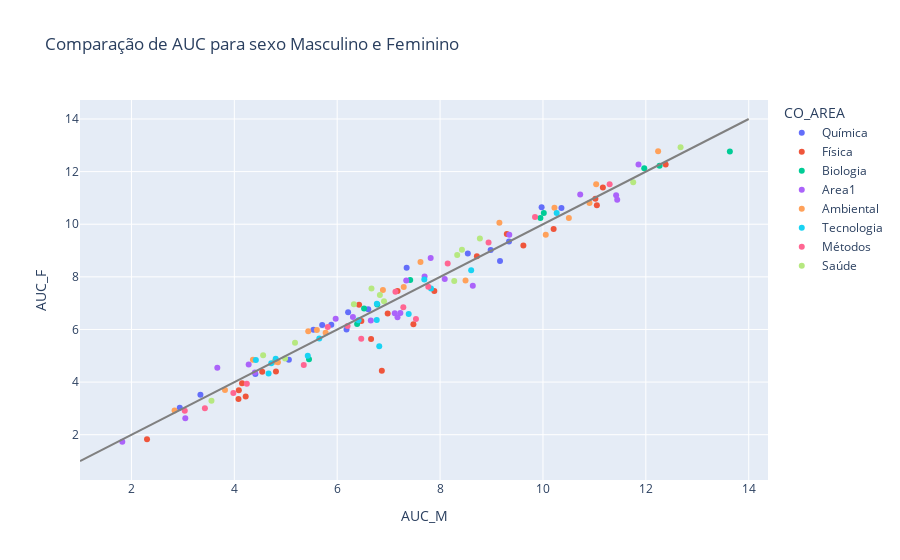

This figure's notebook cell:
### Code cell
fig = px.scatter(all_questions_CN, x="AUC_M", y="AUC_F", color="CO_AREA",
                 hover_data=['CO_ITEM','CO_HABILIDADE','Ano'],
                 title="Comparação de AUC para sexo Masculino e Feminino")

fig.add_trace(
    go.Scatter(
        x=[1, 14],
        y=[1, 14],
        mode="lines",
        line=go.scatter.Line(color="gray"),
        showlegend=False)
)

fig.show()

### Figure 1 — Plotly figure (JSON) as saved in the notebook; plotly's stock layout.template omitted (floating-point values rounded to 4 significant figures)
{"data": [{"customdata": [["82364", 27, "2019"], ["117988", 27, "2019"], ["78504", 24, "2019"], ["89298", 26, "2019"], ["117868", 25, "2019"], ["85548", 24, "2019"], ["111394", 26, "2018"], ["59858", 25, "2018"], ["111414", 27, "2018"], ["40203", 24, "2018"], ["46621", 24, "2018"], ["56286", 27, "2017"], ["60582", 25, "2017"], ["11590", 24, "2017"], ["30022", 25, "2017"], ["88873", 26, "2017"], ["17983", 24, "2017"]], "hovertemplate": "CO_AREA=Química<br>AUC_M=%{x}<br>AUC_F=%{y}<br>CO_ITEM=%{customdata[0]}<br>CO_HABILIDADE=%{customdata[1]}<br>Ano=%{customdata[2]}<extra></extra>", "legendgroup": "Química", "marker": {"color": "#636efa", "symbol": "circle"}, "mode": "markers", "name": "Química", "orientation": "v", "showlegend": true, "type": "scatter", "x": [8.539, 9.165, 6.181, 9.974, 10.36, 9.34, 5.708, 5.885, 7.35, 4.41, 8.983, 2.94, 3.341, 5.538, 6.604, 5.061, 6.212], "xaxis": "x", "y": [8.892, 8.606, 5.997, 10.64, 10.62, 9.345, 6.167, 6.181, 8.346, 4.306, 9.023, 3.027, 3.52, 5.993, 6.765, 4.85, 6.653], "yaxis": "y"}, {"customdata": [["117836", 23, "2019"], ["89150", 22, "2019"], ["82236", 22, "2019"], ["7629", 20, "2019"], ["97169", 20, "2019"], ["49600", 23, "2019"], ["96556", 21, "2019"], ["89515", 21, "2019"], ["87205", 23, "2018"], ["39342", 21, "2018"], ["11526", 21, "2018"], ["86222", 23, "2018"], ["76034", 22, "2018"], ["27417", 22, "2018"], ["17449", 20, "2018"], ["83440", 20, "2018"], ["81968", 22, "2017"], ["76032", 23, "2017"], ["81971", 22, "2017"], ["18349", 20, "2017"], ["82421", 21, "2017"], ["43880", 20, "2017"], ["48655", 21, "2017"]], "hovertemplate": "CO_AREA=Física<br>AUC_M=%{x}<br>AUC_F=%{y}<br>CO_ITEM=%{customdata[0]}<br>CO_HABILIDADE=%{customdata[1]}<br>Ano=%{customdata[2]}<extra></extra>", "legendgroup": "Física", "marker": {"color": "#EF553B", "symbol": "circle"}, "mode": "markers", "name": "Física", "orientation": "v", "showlegend": true, "type": "scatter", "x": [6.868, 12.39, 7.174, 7.482, 4.088, 4.809, 7.888, 8.716, 6.659, 9.297, 11.02, 11.16, 4.221, 6.426, 6.981, 4.081, 11.05, 9.619, 10.21, 6.47, 4.542, 2.303, 4.15], "xaxis": "x", "y": [4.432, 12.27, 7.459, 6.201, 3.688, 4.403, 7.466, 8.782, 5.636, 9.629, 10.97, 11.4, 3.454, 6.936, 6.607, 3.361, 10.72, 9.195, 9.822, 6.321, 4.389, 1.829, 3.951], "yaxis": "y"}, {"customdata": [["29776", 30, "2019"], ["31718", 28, "2019"], ["7529", 29, "2019"], ["12591", 28, "2018"], ["87724", 28, "2018"], ["82909", 29, "2018"], ["111720", 30, "2018"], ["42006", 30, "2017"], ["42557", 28, "2017"], ["48663", 29, "2017"]], "hovertemplate": "CO_AREA=Biologia<br>AUC_M=%{x}<br>AUC_F=%{y}<br>CO_ITEM=%{customdata[0]}<br>CO_HABILIDADE=%{customdata[1]}<br>Ano=%{customdata[2]}<extra></extra>", "legendgroup": "Biologia", "marker": {"color": "#00cc96", "symbol": "circle"}, "mode": "markers", "name": "Biologia", "orientation": "v", "showlegend": true, "type": "scatter", "x": [13.63, 11.97, 12.27, 6.387, 6.779, 9.951, 7.419, 10.02, 5.452, 6.522], "xaxis": "x", "y": [12.77, 12.12, 12.23, 6.21, 6.944, 10.24, 7.881, 10.42, 4.87, 6.798], "yaxis": "y"}, {"customdata": [["117999", 3, "2019"], ["86521", 4, "2019"], ["24104", 3, "2019"], ["111705", 2, "2019"], ["117875", 1, "2019"], ["117642", 2, "2019"], ["84568", 1, "2019"], ["111456", 2, "2018"], ["111506", 4, "2018"], ["82306", 1, "2018"], ["111533", 3, "2018"], ["111653", 2, "2018"], ["111463", 1, "2018"], ["111564", 3, "2018"], ["59980", 2, "2017"], ["40150", 3, "2017"], ["83923", 2, "2017"], ["87974", 3, "2017"], ["59829", 1, "2017"], ["26843", 4, "2017"], ["78598", 1, "2017"]], "hovertemplate": "CO_AREA=Area1<br>AUC_M=%{x}<br>AUC_F=%{y}<br>CO_ITEM=%{customdata[0]}<br>CO_HABILIDADE=%{customdata[1]}<br>Ano=%{customdata[2]}<extra></extra>", "legendgroup": "Area1", "marker": {"color": "#ab63fa", "symbol": "circle"}, "mode": "markers", "name": "Area1", "orientation": "v", "showlegend": true, "type": "scatter", "x": [11.42, 11.86, 7.817, 7.172, 6.306, 9.345, 8.636, 5.97, 8.091, 7.228, 4.279, 10.72, 6.654, 3.67, 7.342, 7.119, 11.44, 1.822, 3.047, 7.699, 4.399], "xaxis": "x", "y": [11.1, 12.27, 8.719, 6.464, 6.47, 9.598, 7.661, 6.409, 7.913, 6.625, 4.666, 11.13, 6.342, 4.54, 7.864, 6.614, 10.93, 1.735, 2.628, 8.017, 4.368], "yaxis": "y"}, {"customdata": [["117746", 9, "2019"], ["88853", 11, "2019"], ["111624", 12, "2019"], ["39290", 8, "2019"], ["60311", 10, "2019"], ["81478", 8, "2019"], ["111545", 9, "2019"], ["88496", 11, "2018"], ["76029", 8, "2018"], ["111637", 9, "2018"], ["111612", 12, "2018"], ["111411", 10, "2018"], ["62289", 9, "2018"], ["81944", 11, "2017"], ["43722", 8, "2017"], ["89981", 9, "2017"], ["49555", 12, "2017"], ["84223", 10, "2017"], ["68394", 8, "2017"]], "hovertemplate": "CO_AREA=Ambiental<br>AUC_M=%{x}<br>AUC_F=%{y}<br>CO_ITEM=%{customdata[0]}<br>CO_HABILIDADE=%{customdata[1]}<br>Ano=%{customdata[2]}<extra></extra>", "legendgroup": "Ambiental", "marker": {"color": "#FFA15A", "symbol": "circle"}, "mode": "markers", "name": "Ambiental", "orientation": "v", "showlegend": true, "type": "scatter", "x": [4.362, 10.5, 11.03, 9.153, 12.24, 7.293, 5.775, 5.605, 6.889, 2.838, 5.437, 10.22, 4.782, 10.05, 4.847, 7.619, 8.494, 10.9, 3.818], "xaxis": "x", "y": [4.849, 10.23, 11.52, 10.06, 12.77, 7.616, 5.873, 5.983, 7.503, 2.917, 5.935, 10.62, 4.775, 9.6, 4.751, 8.564, 7.858, 10.81, 3.703], "yaxis": "y"}, {"customdata": [["117883", 7, "2019"], ["117890", 6, "2019"], ["117979", 6, "2019"], ["111601", 5, "2019"], ["89772", 7, "2019"], ["111408", 6, "2018"], ["43554", 5, "2018"], ["89518", 5, "2018"], ["111395", 6, "2018"], ["111761", 7, "2018"], ["29460", 7, "2017"], ["64059", 5, "2017"], ["23921", 7, "2017"], ["43703", 6, "2017"], ["11793", 5, "2017"]], "hovertemplate": "CO_AREA=Tecnologia<br>AUC_M=%{x}<br>AUC_F=%{y}<br>CO_ITEM=%{customdata[0]}<br>CO_HABILIDADE=%{customdata[1]}<br>Ano=%{customdata[2]}<extra></extra>", "legendgroup": "Tecnologia", "marker": {"color": "#19d3f3", "symbol": "circle"}, "mode": "markers", "name": "Tecnologia", "orientation": "v", "showlegend": true, "type": "scatter", "x": [5.652, 8.604, 7.694, 4.719, 6.416, 6.769, 6.771, 7.39, 4.419, 6.817, 5.428, 7.824, 10.27, 4.805, 4.666], "xaxis": "x", "y": [5.656, 8.252, 7.897, 4.712, 6.346, 6.356, 6.98, 6.588, 4.842, 5.363, 4.999, 7.561, 10.43, 4.889, 4.329], "yaxis": "y"}, {"customdata": [["82490", 19, "2019"], ["83441", 17, "2019"], ["54381", 18, "2019"], ["83609", 18, "2019"], ["19407", 17, "2019"], ["111630", 19, "2018"], ["67958", 19, "2018"], ["60359", 18, "2018"], ["62499", 17, "2018"], ["12199", 17, "2018"], ["81339", 17, "2017"], ["84291", 17, "2017"], ["62247", 19, "2017"], ["81780", 18, "2017"], ["60699", 18, "2017"], ["8757", 19, "2017"]], "hovertemplate": "CO_AREA=Métodos<br>AUC_M=%{x}<br>AUC_F=%{y}<br>CO_ITEM=%{customdata[0]}<br>CO_HABILIDADE=%{customdata[1]}<br>Ano=%{customdata[2]}<extra></extra>", "legendgroup": "Métodos", "marker": {"color": "#FF6692", "symbol": "circle"}, "mode": "markers", "name": "Métodos", "orientation": "v", "showlegend": true, "type": "scatter", "x": [9.846, 4.243, 3.037, 5.35, 6.202, 6.467, 5.817, 3.428, 7.771, 7.531, 7.133, 3.981, 7.285, 8.942, 8.148, 11.3], "xaxis": "x", "y": [10.27, 3.932, 2.909, 4.645, 6.136, 5.645, 6.09, 3.01, 7.621, 6.394, 7.435, 3.582, 6.843, 9.309, 8.508, 11.52], "yaxis": "y"}, {"customdata": [["19223", 14, "2019"], ["14273", 13, "2019"], ["55328", 15, "2019"], ["83526", 16, "2019"], ["111635", 14, "2018"], ["61264", 14, "2018"], ["66646", 15, "2018"], ["97446", 13, "2018"], ["85700", 16, "2018"], ["47418", 16, "2017"], ["66897", 15, "2017"], ["88958", 13, "2017"], ["61269", 14, "2017"], ["18231", 14, "2017"]], "hovertemplate": "CO_AREA=Saúde<br>AUC_M=%{x}<br>AUC_F=%{y}<br>CO_ITEM=%{customdata[0]}<br>CO_HABILIDADE=%{customdata[1]}<br>Ano=%{customdata[2]}<extra></extra>", "legendgroup": "Saúde", "marker": {"color": "#B6E880", "symbol": "circle"}, "mode": "markers", "name": "Saúde", "orientation": "v", "showlegend": true, "type": "scatter", "x": [12.68, 3.556, 8.425, 6.325, 6.83, 6.666, 11.75, 8.774, 6.91, 5.18, 4.986, 4.56, 8.333, 8.275], "xaxis": "x", "y": [12.93, 3.292, 9.027, 6.962, 7.309, 7.555, 11.6, 9.453, 7.074, 5.499, 4.897, 5.019, 8.828, 7.844], "yaxis": "y"}, {"line": {"color": "gray"}, "mode": "lines", "showlegend": false, "type": "scatter", "x": [1, 14], "y": [1, 14]}], "layout": {"legend": {"title": {"text": "CO_AREA"}, "tracegroupgap": 0}, "title": {"text": "Comparação de AUC para sexo Masculino e Feminino"}, "xaxis": {"anchor": "y", "domain": [0, 1], "title": {"text": "AUC_M"}}, "yaxis": {"anchor": "x", "domain": [0, 1], "title": {"text": "AUC_F"}}}}
